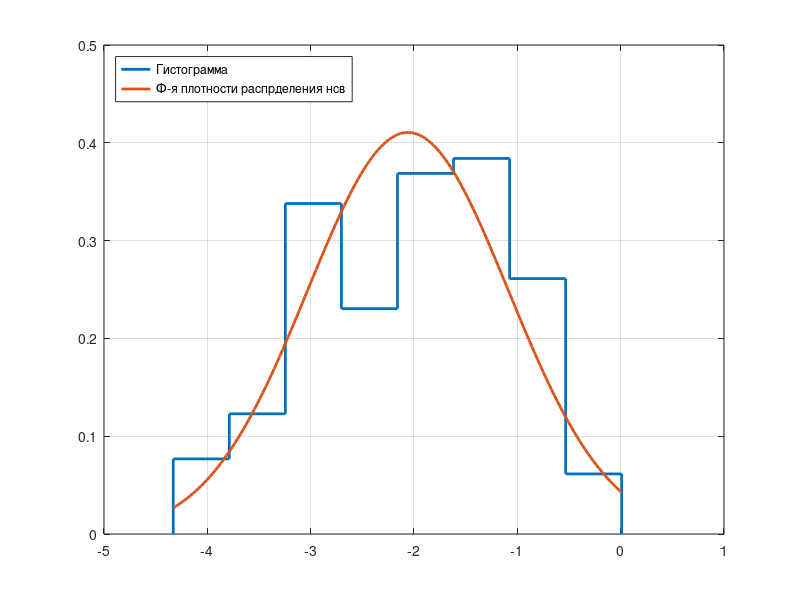
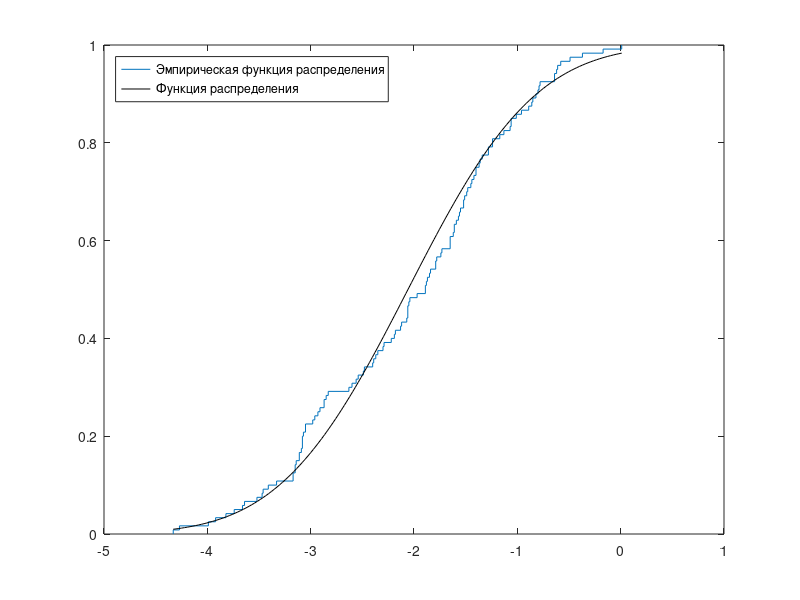

Here is the MATLAB script that generated these plots, in order:
% Вариант 11

function main()
    X = [-2.54,-0.79,-4.27,-3.09,-3.82,-0.61,-0.64,-1.24,-1.73,-2.91,-1.48,-1.28,-0.37,-1.88,-2.19,-1.61,-1.52,-3.17,-1.36,-3.08,-3.11,-3.07,-1.57,-1.51,-2.37,-0.58,-3.05,-2.93,-1.01,-1.40,-2.06,-3.05,-1.84,-1.24,-1.89,-2.06,-1.59,-2.83,-1.07,-2.96,-3.17,-3.08,-0.49,-3.11,-3.14,-2.30,-3.99,-1.56,-1.28,-3.46,-2.63,-0.82,-2.18,-0.89,-3.08,-1.13,-1.62,-1.06,-2.98,-1.55,-1.49,-1.65,-1.45,-2.29,-0.85,-1.44,-2.87,-2.40,-2.13,-3.52,-1.42,-3.64,-3.47,-2.05,-2.39,-2.07,-0.80,-1.52,-3.92,-2.22,-0.78,-2.60,-1.78,-1.61,-1.65,-2.06,-3.33,-3.41,-1.97,-1.74,-2.04,0.01,-1.37,-3.15,-2.35,-3.66,-1.79,-2.56,-1.87,-1.06,-0.64,-2.49,-1.85,-1.40,-0.86,-0.17,-0.62,-2.85,-2.12,-1.17,-2.48,-1.65,-3.74,-2.87,-3.15,-1.89,-1.34,-4.33,-0.96,-1.79];

    % а) Максимальное и минимальное значения
    M_max = max(X);
    M_min = min(X);
    
    fprintf("\nа) M_max = %f; M_min = %f\n", M_max, M_min);
    
    % б) Размах
    R = M_max - M_min;
    
    fprintf("б) R = %f\n", R);
    
    % в) Оценка мат. ожидания 
    mu = sum(X) / length(X);
    
    % Несмещенная оценка дисперсии
    s2 = sum((X - mu).^ 2) / (length(X) - 1);
    
    fprintf("в) mu = %f; S^2 = %f\n", mu, s2);
    
    % г) Группировка значений выборки

    % Нахождение количества интервалов
    m = floor(log2(length(X))) + 2;
    
    fprintf("г) m = %f\n", m);
    

    % Группировка значений в m интервалов       
    delta = R / m;
    edges = zeros(1, m + 1);
    counts = zeros(1, m + 1);

    % Указываем границы интервалов
    for i = 1:m + 1
        edges(i) = M_min + delta * (i - 1);
    end
    
    for i = 1:length(X)
        for j = 1:m
            if X(i) >= edges(j) && X(i) < edges(j+1)
                counts(j) = counts(j) + 1;
                break;
            end
        end
    end
    counts(m) = counts(m) + 1;
    
    % Вывод всех интервалов и количества элементов
    for i = 1:m - 1
        fprintf("[ %f ; %f ) - %d\n", edges(i), edges(i + 1), counts(i));
    end
    fprintf("[ %f ; %f ] - %d\n\n\n", edges(m), edges(m + 1), counts(m));
    
    % д) Построение гистограммы
    for i = 1:m + 1
        counts(i) = counts(i) / (length(X) * delta);
    end

    stairs([edges(1), edges], [0 counts], 'LineWidth', 2);

    % Построение на одной координатной плоскости
    grid on;
    hold on;

    Xn = M_min : delta / 20 : M_max;
    sigma = sqrt(s2);

    % График функции плотности распределения вероятностей нормальной случайной величины
    Y = normpdf(Xn, mu, sigma);
    plot(Xn, Y, 'LineWidth', 2);
    legend('Гистограмма', 'Ф-я плотности распрделения нсв', 'Location', 'northwest');
    
    % е) 
    % Новая координатная плоскость
    figure;
    
    % Построение графика эмпрической функции распределения
    [YY, XX] = ecdf(X);  
    stairs(XX, YY);
    hold on;
    
    % Построение графика функции распределения нормальной случайной величины
    Y = normcdf(Xn, mu, sigma);
    plot(Xn, Y, 'black');
    
    legend('Эмпирическая функция распределения', 'Функция распределения', 'Location', 'northwest')
end

